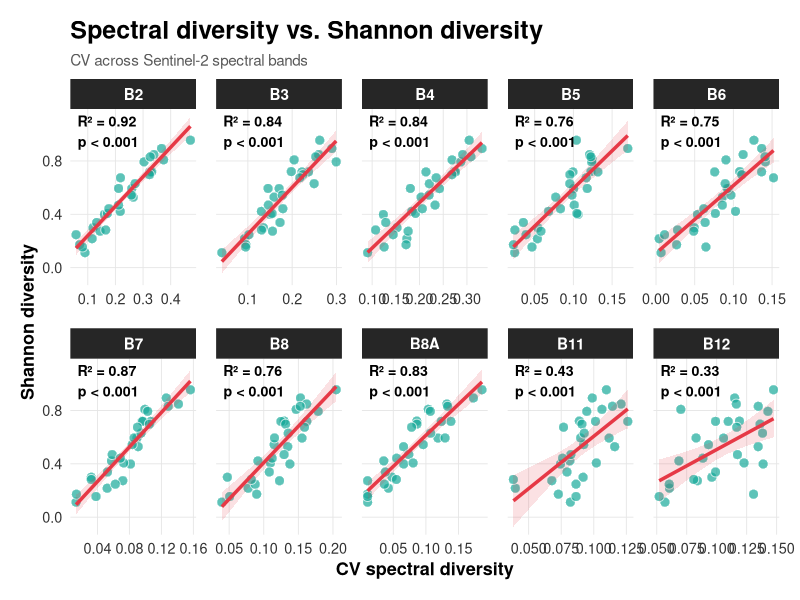
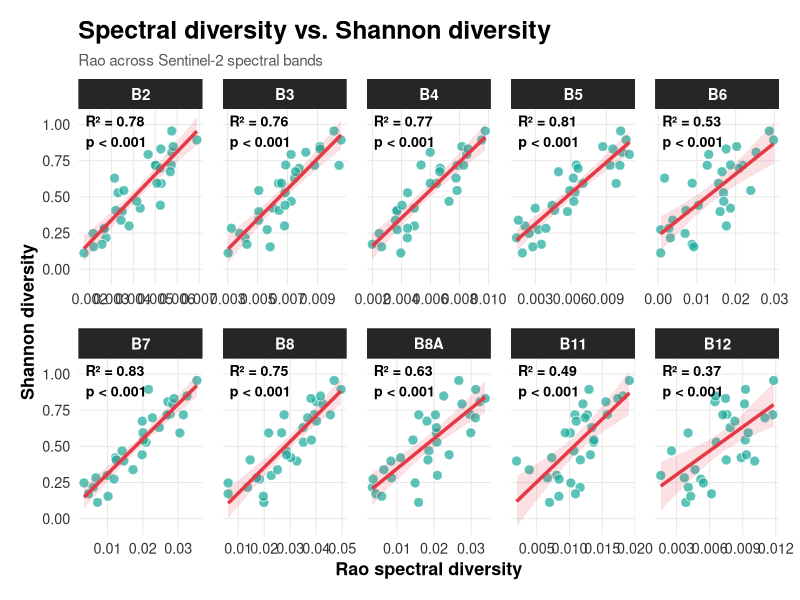
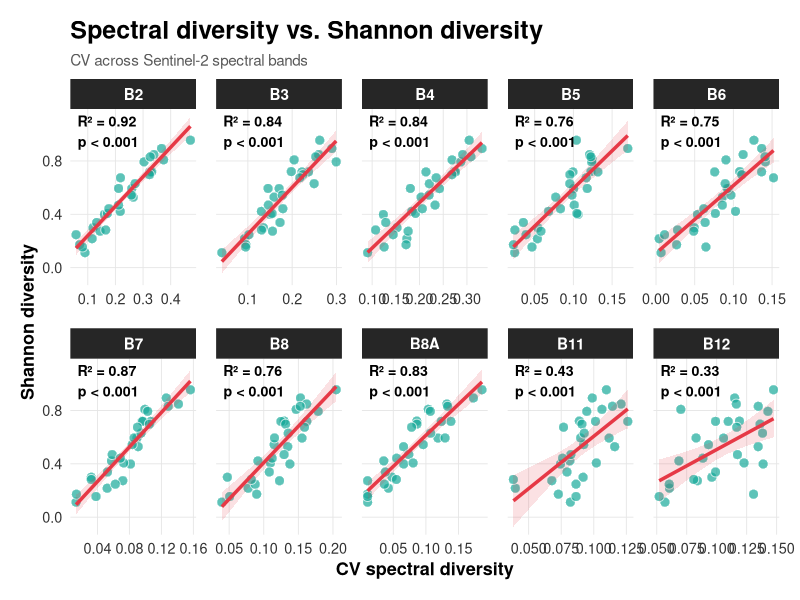
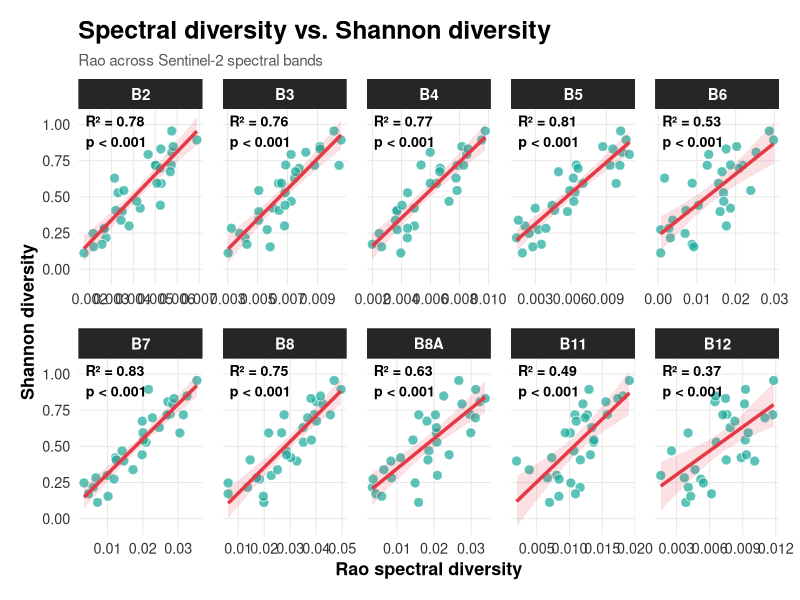

These charts were generated, in order, by the following R code:
library(tidyverse)
library(ggplot2)

# ============================================================
# 1. DATA IMPORT
# ============================================================

setwd("~/Downloads/")

dat <- read.csv("spectral_diversity_FAKE_strong_relationships.csv") %>%
  rename(shannon = SHANNON)


# ============================================================
# 2. RESHAPE DATA TO LONG FORMAT
# ============================================================

dat_long <- dat %>%
  pivot_longer(
    cols = matches("^(CV|RAO)_"),
    names_to = c("metric", "band"),
    names_pattern = "(CV|RAO)_(.*)",
    values_to = "spectral_diversity"
  ) %>%
  mutate(
    metric = recode(metric, "RAO" = "Rao"),
    band = factor(
      band,
      levels = c(
        "B2", "B3", "B4", "B5", "B6",
        "B7", "B8", "B8A", "B11", "B12"
      )
    )
  )


# ============================================================
# 3. CALCULATE R-SQUARED AND P-VALUE FOR EACH BAND
# ============================================================

reg_stats <- dat_long %>%
  filter(
    !is.na(spectral_diversity),
    !is.na(shannon)
  ) %>%
  group_by(metric, band) %>%
  group_modify(~ {

    # Fit a linear regression model
    mod <- lm(
      shannon ~ spectral_diversity,
      data = .x
    )

    # Extract model summary
    sm <- summary(mod)

    # Store R-squared and p-value of the slope
    tibble(
      r2 = sm$r.squared,
      p_value = coef(sm)[2, 4]
    )
  }) %>%
  ungroup() %>%
  mutate(

    # Create labels to display in each panel
    label = case_when(
      p_value < 0.001 ~ paste0(
        "R² = ", sprintf("%.2f", r2),
        "\np < 0.001"
      ),
      TRUE ~ paste0(
        "R² = ", sprintf("%.2f", r2),
        "\np = ", sprintf("%.3f", p_value)
      )
    )
  )


# ============================================================
# 4. FUNCTION TO CREATE THE PLOT
# ============================================================

super_plot <- function(data, stats, metrica) {

  # Select data for the chosen spectral diversity metric
  dati_plot <- data %>%
    filter(metric == metrica)

  # Select regression statistics for the chosen metric
  stats_plot <- stats %>%
    filter(metric == metrica)

  ggplot(
    dati_plot,
    aes(
      x = spectral_diversity,
      y = shannon
    )
  ) +

    # Add observed data points
    geom_point(
      size = 3,
      alpha = 0.70,
      shape = 21,
      fill = "#18A999",
      colour = "white",
      stroke = 0.5
    ) +

    # Add linear regression and 95% confidence interval
    geom_smooth(
      method = "lm",
      formula = y ~ x,
      se = TRUE,
      linewidth = 1.2,
      colour = "#E63946",
      fill = "#E63946",
      alpha = 0.15
    ) +

    # Add R-squared and p-value to each panel
    geom_text(
      data = stats_plot,
      aes(
        x = -Inf,
        y = Inf,
        label = label
      ),
      inherit.aes = FALSE,
      hjust = -0.12,
      vjust = 1.2,
      size = 3.6,
      fontface = "bold"
    ) +

    # Create one panel for each Sentinel-2 band
    facet_wrap(
      ~band,
      scales = "free_x",
      ncol = 5
    ) +

    # Axis labels, title, and subtitle
    labs(
      x = paste0(metrica, " spectral diversity"),
      y = "Shannon diversity",
      title = "Spectral diversity vs. Shannon diversity",
      subtitle = paste0(
        metrica,
        " across Sentinel-2 spectral bands"
      )
    ) +

    # Apply a clean graphical theme
    theme_minimal(base_size = 13) +

    theme(

      # Remove minor grid lines
      panel.grid.minor = element_blank(),

      # Customize major grid lines
      panel.grid.major = element_line(
        colour = "grey90",
        linewidth = 0.3
      ),

      # Customize facet headers
      strip.background = element_rect(
        fill = "grey15",
        colour = NA
      ),

      strip.text = element_text(
        colour = "white",
        face = "bold",
        size = 11
      ),

      # Customize plot title
      plot.title = element_text(
        face = "bold",
        size = 18
      ),

      # Customize plot subtitle
      plot.subtitle = element_text(
        colour = "grey35",
        size = 11
      ),

      # Customize axis titles
      axis.title = element_text(
        face = "bold"
      ),

      # Customize axis labels
      axis.text = element_text(
        colour = "grey20"
      ),

      # Increase spacing between panels
      panel.spacing = unit(1, "lines"),

      # Set plot margins
      plot.margin = margin(
        15, 15, 15, 15
      )
    )
}


# ============================================================
# 5. CREATE THE CV PLOT
# ============================================================

p_CV <- super_plot(
  dat_long,
  reg_stats,
  "CV"
)

p_CV


# ============================================================
# 6. CREATE THE RAO PLOT
# ============================================================

p_Rao <- super_plot(
  dat_long,
  reg_stats,
  "Rao"
)

p_Rao


# ============================================================
# 7. SAVE THE FIGURES
# ============================================================

# Save the CV figure as a high-resolution PNG
ggsave(
  "Shannon_CV_bands.png",
  p_CV,
  width = 14,
  height = 7,
  dpi = 600,
  bg = "white"
)

# Save the Rao figure as a high-resolution PNG
ggsave(
  "Shannon_Rao_bands.png",
  p_Rao,
  width = 14,
  height = 7,
  dpi = 600,
  bg = "white"
)
